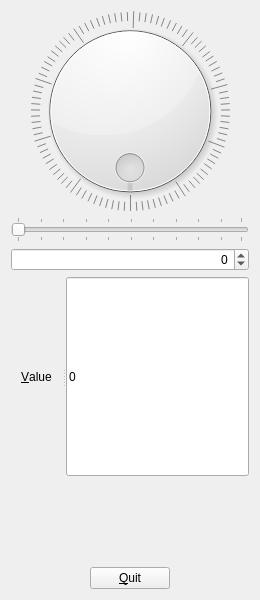
<?xml version="1.0" encoding="UTF-8"?>
<ui version="4.0">
 <class>Widget</class>
 <widget class="QWidget" name="Widget">
  <property name="geometry">
   <rect>
    <x>0</x>
    <y>0</y>
    <width>260</width>
    <height>600</height>
   </rect>
  </property>
  <property name="windowTitle">
   <string>Widget</string>
  </property>
  <layout class="QVBoxLayout" name="verticalLayout">
   <item>
    <widget class="QDial" name="dial">
     <property name="wrapping">
      <bool>true</bool>
     </property>
     <property name="notchesVisible">
      <bool>true</bool>
     </property>
    </widget>
   </item>
   <item>
    <widget class="QSlider" name="horizontalSlider">
     <property name="orientation">
      <enum>Qt::Orientation::Horizontal</enum>
     </property>
     <property name="tickPosition">
      <enum>QSlider::TickPosition::TicksBothSides</enum>
     </property>
    </widget>
   </item>
   <item>
    <widget class="QSpinBox" name="spinBox">
     <property name="wrapping">
      <bool>true</bool>
     </property>
     <property name="alignment">
      <set>Qt::AlignmentFlag::AlignRight|Qt::AlignmentFlag::AlignTrailing|Qt::AlignmentFlag::AlignVCenter</set>
     </property>
    </widget>
   </item>
   <item>
    <widget class="QSplitter" name="splitter">
     <property name="orientation">
      <enum>Qt::Orientation::Horizontal</enum>
     </property>
     <widget class="QLabel" name="label">
      <property name="text">
       <string>&amp;Value</string>
      </property>
      <property name="alignment">
       <set>Qt::AlignmentFlag::AlignCenter</set>
      </property>
      <property name="buddy">
       <cstring>lineEdit</cstring>
      </property>
     </widget>
     <widget class="QLineEdit" name="lineEdit">
      <property name="inputMask">
       <string>09</string>
      </property>
      <property name="text">
       <string>0</string>
      </property>
     </widget>
    </widget>
   </item>
   <item>
    <spacer name="verticalSpacer">
     <property name="orientation">
      <enum>Qt::Orientation::Vertical</enum>
     </property>
     <property name="sizeType">
      <enum>QSizePolicy::Policy::Maximum</enum>
     </property>
     <property name="sizeHint" stdset="0">
      <size>
       <width>20</width>
       <height>85</height>
      </size>
     </property>
    </spacer>
   </item>
   <item>
    <layout class="QHBoxLayout" name="horizontalLayout">
     <item>
      <spacer name="horizontalSpacer">
       <property name="orientation">
        <enum>Qt::Orientation::Horizontal</enum>
       </property>
       <property name="sizeHint" stdset="0">
        <size>
         <width>40</width>
         <height>20</height>
        </size>
       </property>
      </spacer>
     </item>
     <item>
      <widget class="QPushButton" name="pushButton">
       <property name="text">
        <string>&amp;Quit</string>
       </property>
      </widget>
     </item>
     <item>
      <spacer name="horizontalSpacer_2">
       <property name="orientation">
        <enum>Qt::Orientation::Horizontal</enum>
       </property>
       <property name="sizeHint" stdset="0">
        <size>
         <width>40</width>
         <height>20</height>
        </size>
       </property>
      </spacer>
     </item>
    </layout>
   </item>
  </layout>
 </widget>
 <tabstops>
  <tabstop>dial</tabstop>
  <tabstop>horizontalSlider</tabstop>
  <tabstop>spinBox</tabstop>
  <tabstop>lineEdit</tabstop>
  <tabstop>pushButton</tabstop>
 </tabstops>
 <resources/>
 <connections>
  <connection>
   <sender>dial</sender>
   <signal>valueChanged(int)</signal>
   <receiver>horizontalSlider</receiver>
   <slot>setValue(int)</slot>
   <hints>
    <hint type="sourcelabel">
     <x>153</x>
     <y>114</y>
    </hint>
    <hint type="destinationlabel">
     <x>85</x>
     <y>220</y>
    </hint>
   </hints>
  </connection>
  <connection>
   <sender>horizontalSlider</sender>
   <signal>valueChanged(int)</signal>
   <receiver>dial</receiver>
   <slot>setValue(int)</slot>
   <hints>
    <hint type="sourcelabel">
     <x>114</x>
     <y>227</y>
    </hint>
    <hint type="destinationlabel">
     <x>165</x>
     <y>168</y>
    </hint>
   </hints>
  </connection>
  <connection>
   <sender>spinBox</sender>
   <signal>valueChanged(int)</signal>
   <receiver>dial</receiver>
   <slot>setValue(int)</slot>
   <hints>
    <hint type="sourcelabel">
     <x>208</x>
     <y>249</y>
    </hint>
    <hint type="destinationlabel">
     <x>211</x>
     <y>116</y>
    </hint>
   </hints>
  </connection>
  <connection>
   <sender>spinBox</sender>
   <signal>textChanged(QString)</signal>
   <receiver>lineEdit</receiver>
   <slot>setText(QString)</slot>
   <hints>
    <hint type="sourcelabel">
     <x>122</x>
     <y>249</y>
    </hint>
    <hint type="destinationlabel">
     <x>135</x>
     <y>278</y>
    </hint>
   </hints>
  </connection>
  <connection>
   <sender>dial</sender>
   <signal>valueChanged(int)</signal>
   <receiver>spinBox</receiver>
   <slot>setValue(int)</slot>
   <hints>
    <hint type="sourcelabel">
     <x>183</x>
     <y>185</y>
    </hint>
    <hint type="destinationlabel">
     <x>187</x>
     <y>253</y>
    </hint>
   </hints>
  </connection>
  <connection>
   <sender>pushButton</sender>
   <signal>clicked()</signal>
   <receiver>Widget</receiver>
   <slot>close()</slot>
   <hints>
    <hint type="sourcelabel">
     <x>141</x>
     <y>496</y>
    </hint>
    <hint type="destinationlabel">
     <x>64</x>
     <y>381</y>
    </hint>
   </hints>
  </connection>
 </connections>
</ui>
